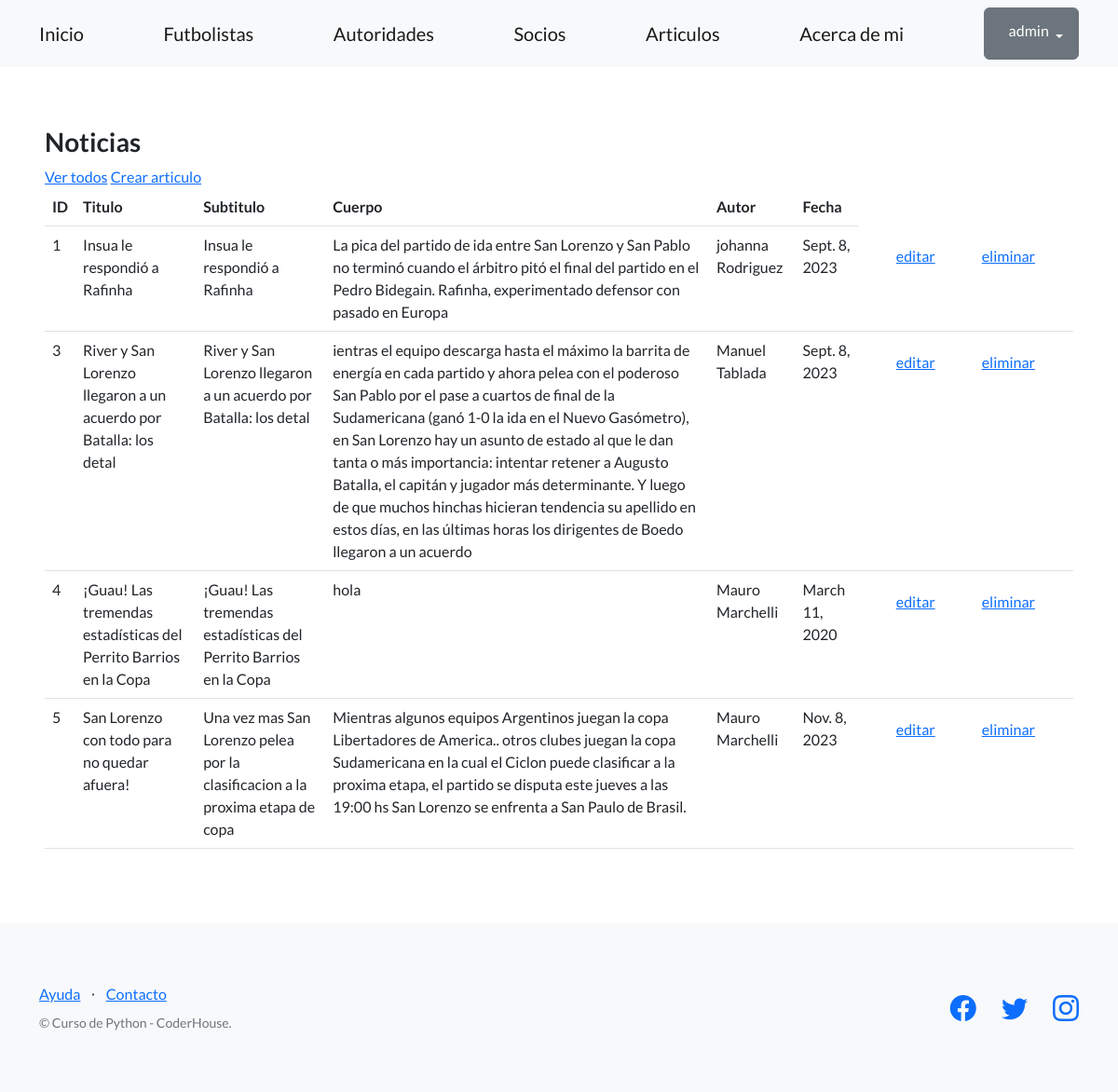
Screenshot of /blog/lista-articulos/ (signed in) with the database file from the repository.
### blog/models.py (models this page shows, shortened)
class Articulo(models.Model):
    titulo = models.CharField(max_length=256)
    subtitulo = models.CharField(max_length=256)
    cuerpo = models.CharField(max_length=256)
    autor = models.CharField(max_length=256)
    fecha = models.DateField(null=True)
    creador = models.ForeignKey(User, on_delete=models.CASCADE, related_name="lista_articulos")

### blog/views.py (the view)
# urls.py: path("lista-articulos/", listar_articulos, name="lista_articulos"),
def listar_articulos(request):
    contexto = {
        "articulos": Articulo.objects.all(),
    }
    http_response = render(
        request=request,
        template_name="blog/lista_articulos.html",
        context=contexto,
    )
    return http_response

### blog/templates/blog/lista_articulos.html (shortened to what this page needs)
{% extends "templates/base.html" %}
{% block contenido %}
<h3>Noticias </h3>
<a href="{% url 'lista_articulos' %}">Ver todos</a>
<a href="{% url 'crear_articulo' %}">Crear articulo</a>
<table class="table">
  <tbody>
    <tr>
      <th>ID</th>
      <th>Titulo</th>
      <th>Subtitulo</th>
      <th>Cuerpo</th>
      <th>Autor</th>
      <th>Fecha</th>
    </tr>
    {% for articulo in articulos %}
    <tr>
      <td>{{ articulo.id }}</td>
      <td>{{ articulo.titulo }}</td>
      <td>{{ articulo.subtitulo }}</td>
      <td>{{ articulo.cuerpo }}</td>
      <td>{{ articulo.autor }}</td>
      <td>{{ articulo.fecha }}</td>
      <td>{{ articulo.creador }}</td>
      <td>
        <a class="btn btn-link" href="{% url "editar_articulo" articulo.id %}"> editar</a>
      </td>
      <td>
        <form action="{% url "eliminar_articulo" articulo.id %}" method="post">
          <input type="submit" class="btn btn-link" value="eliminar"/>
        </form>
      </td>
      <td></td>
    </tr>
    {% endfor %}
  </tbody>
</table>
{% endblock contenido %}

### templates/base.html (shortened to what this page needs)
{% load static %}
<!DOCTYPE html>
<html lang="en">
<head>
    <link href="https://cdn.jsdelivr.net/npm/bootstrap-icons@1.5.0/font/bootstrap-icons.css" rel="stylesheet" type="text/css" />
    <link href="{% static 'css/styles.css' %}" rel="stylesheet" />
</head>
<body>
    <nav class="navbar navbar-light bg-light static-top">
        <div class="container">
            <a class="navbar-brand" href="{% url "inicio"%}">Inicio</a>
            <a class="navbar-brand" href="{% url 'lista_futbolistas' %}">Futbolistas</a>
            <a class="navbar-brand" href="{% url 'lista_autoridades' %}">Autoridades</a>
            <a class="navbar-brand" href="{% url 'lista_socios' %}">Socios</a>
            <a class="navbar-brand" href="{% url "lista_articulos" %}">Articulos</a>
            <a class="navbar-brand" href="{% url 'acerca_de_mi' %}">Acerca de mi</a>
            {% if user.is_authenticated %}
            <div class="dropdown">
                <button class="btn btn-secondary dropdown-toggle" type="button" id="dropdownMenuButton1" data-bs-toggle="dropdown" aria-expanded="false">
                    <div style="display: inline-flex;">
                        <span>{{ user.username }}</span>
                    </div>
                </button>
            </div>
            {% else %}
            <a class="btn btn-primary" href="{% url 'login' %}">Inicio sesión</a>
            <a class="btn btn-success" href="{% url 'registro' %}">Registro</a>
            {% endif %}
        </div>
    </nav>
    <section style="padding:4rem 3rem;">
        {% block contenido %} {% endblock contenido %}
    </section>
    <footer class="footer bg-light">
        <div class="container">
            <div class="row">
                <div class="col-lg-6 h-100 text-center text-lg-start my-auto">
                    <ul class="list-inline mb-2">
                        <li class="list-inline-item"><a href="#!">Ayuda</a></li>
                        <li class="list-inline-item">⋅</li>
                        <li class="list-inline-item"><a href="#!">Contacto</a></li>
                    </ul>
                    <p class="text-muted small mb-4 mb-lg-0">&copy; Curso de Python - CoderHouse.</p>
                </div>
                <div class="col-lg-6 h-100 text-center text-lg-end my-auto">
                    <ul class="list-inline mb-0">
                        <li class="list-inline-item me-4">
                            <a href="https://www.facebook.com/SanLorenzo/"><i class="bi-facebook fs-3"></i></a>
                        </li>
                        <li class="list-inline-item me-4">
                            <a href="https://twitter.com/SanLorenzo"><i class="bi-twitter fs-3"></i></a>
                        </li>
                        <li class="list-inline-item">
                            <a href="https://www.instagram.com/sanlorenzo/"><i class="bi-instagram fs-3"></i></a>
                        </li>
                    </ul>
                </div>
            </div>
        </div>
    </footer>
</body>
</html>

### rows the page displays
Articulo: id "1", titulo "Insua le respondió a Rafinha", subtitulo "Insua le respondió a Rafinha", cuerpo "La pica del partido de ida entre San Lorenzo y San Pablo no terminó cuando el árbitro pitó el final del partido en el Pedro Bidegain. Rafinha, experimentado defensor con pasado en Europa", autor "johanna Rodriguez", fecha "Sept. 8, 2023"
Articulo: id "3", titulo "River y San Lorenzo llegaron a un acuerdo por Batalla: los detal", subtitulo "River y San Lorenzo llegaron a un acuerdo por Batalla: los detal", cuerpo "ientras el equipo descarga hasta el máximo la barrita de energía en cada partido y ahora pelea con el poderoso San Pablo por el pase a cuartos de final de la Sudamericana (ganó 1-0 la ida en el Nuevo Gasómetro), en San Lorenzo hay un asunto de estado al que le dan tanta o más importancia: intentar retener a Augusto Batalla, el capitán y jugador más determinante. Y luego de que muchos hinchas hicieran tendencia su apellido en estos días, en las últimas horas los dirigentes de Boedo llegaron a un acuerdo", autor "Manuel Tablada", fecha "Sept. 8, 2023"
Articulo: id "4", titulo "¡Guau! Las tremendas estadísticas del Perrito Barrios en la Copa", subtitulo "¡Guau! Las tremendas estadísticas del Perrito Barrios en la Copa", cuerpo "hola", autor "Mauro Marchelli", fecha "March 11, 2020"
Articulo: id "5", titulo "San Lorenzo con todo para no quedar afuera!", subtitulo "Una vez mas San Lorenzo pelea por la clasificacion a la proxima etapa de copa", cuerpo "Mientras algunos equipos Argentinos juegan la copa Libertadores de America.. otros clubes juegan la copa Sudamericana en la cual el Ciclon puede clasificar a la proxima etapa, el partido se disputa este jueves a las 19:00 hs San Lorenzo se enfrenta a San Paulo de Brasil.", autor "Mauro Marchelli", fecha "Nov. 8, 2023"

### other values shown
{{ user.username }} "admin"
